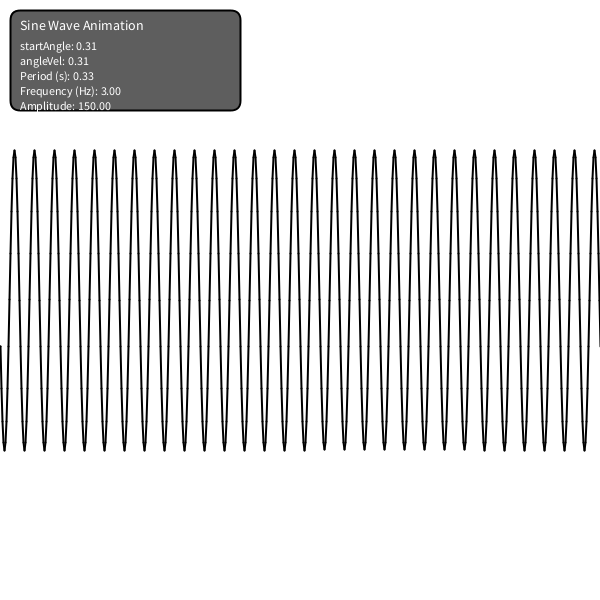
Frame 1 (no input)
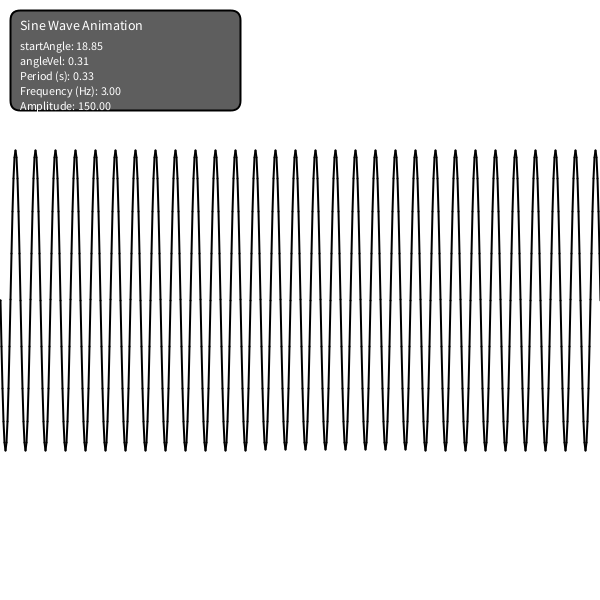
Frame 60 (the mouse pressed at the canvas centre just before this capture)
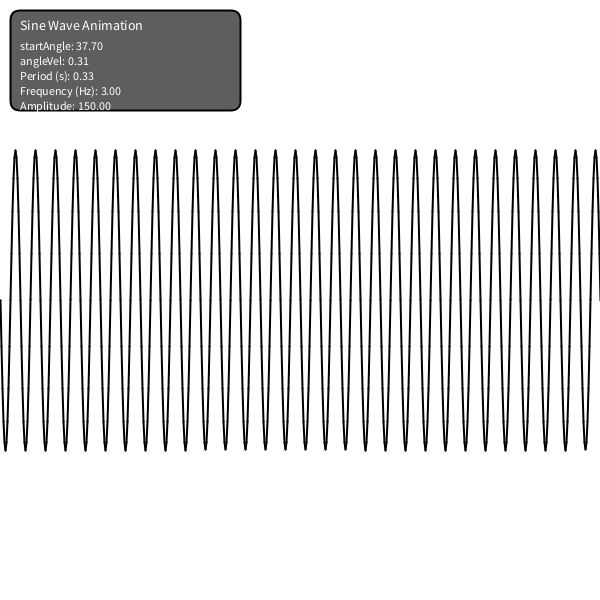
Frame 120 (the mouse held since frame 60 and released just before this capture)

The Processing sketch that drew these frames (run headless with seeded random() and noise(); from frame 60 on, the mouse is pressed at the canvas centre):

// Processing sketch: Wave
// ── Wave.pde
float startAngle = 0;
float angleVel = 0.23;
float amplitude = 150; 
float frequency = 3;
float phaseShift = 0; 

void setup() {
  size(600, 600);
  frameRate(60); 
}

void draw() {
  background(255);

  float period = 1 / frequency;  
  angleVel = 2 * PI * frequency / 60; 

  startAngle += angleVel;
  float angle = startAngle + phaseShift;

  int prevX = 0;
  float prevY = height / 2 + map(sin(angle), -1, 1, -amplitude, amplitude);
  
  stroke(0);
  strokeWeight(2);
  
  for (int x = 0; x <= width; x++) {
    float y = height / 2 + map(sin(angle), -1, 1, -amplitude, amplitude);
    
    line(prevX, (int)prevY, x, (int)y);
    
    prevX = x;
    prevY = y;
    
    angle += angleVel;
  }

  drawHUD(period, frequency, amplitude);
}

// ── drawHUD.pde
void drawHUD(float period, float frequency, float amplitude) {
  fill(50, 50, 50, 200);
  rect(10, 10, 230, 100, 10); 

  fill(255);
  textSize(14);
  text("Sine Wave Animation", 20, 30);

  textSize(12);
  text("startAngle: " + nf(startAngle, 1, 2), 20, 50);
  text("angleVel: " + nf(angleVel, 1, 2), 20, 65);
  text("Period (s): " + nf(period, 1, 2), 20, 80);
  text("Frequency (Hz): " + nf(frequency, 1, 2), 20, 95);
  text("Amplitude: " + nf(amplitude, 1, 2), 20, 110);
}
